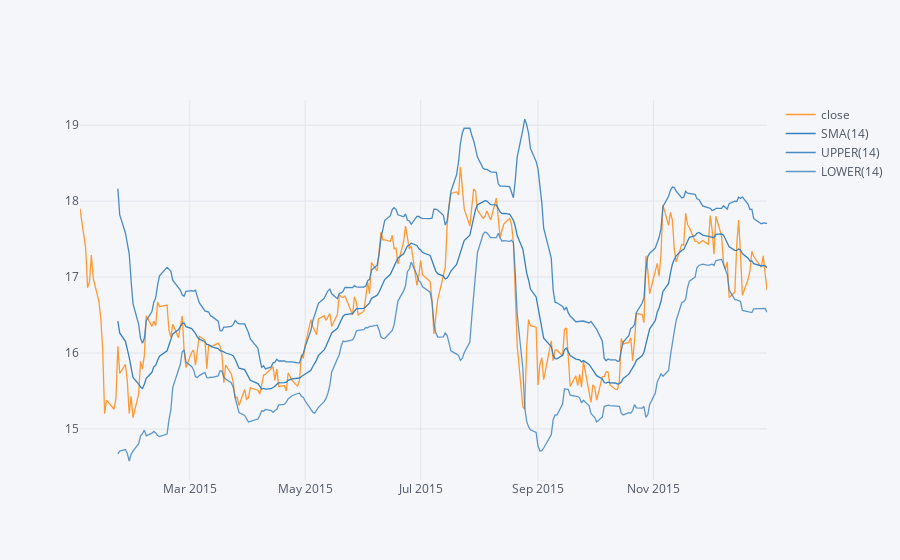

Write notebook code for a chart like this one.
### Code cell
BAC['close'].loc['2015-01-01':'2016-01-01'].ta_plot(study='boll')

### Figure 1 — Plotly figure (JSON) as saved in the notebook; plotly's stock layout.template omitted (floating-point values rounded to 4 significant figures; data arrays with more than 128 entries replaced by an {"elided": "..."} marker saying what was removed)
{"data": [{"line": {"color": "rgba(255, 153, 51, 1.0)", "dash": "solid", "shape": "linear", "width": 1.3}, "mode": "lines", "name": "close", "text": "", "x": {"elided": "252 str values"}, "y": {"elided": "252 float values"}, "type": "scatter"}, {"line": {"color": "rgba(55, 128, 191, 1.0)", "dash": "solid", "shape": "linear", "width": 1.3}, "mode": "lines", "name": "SMA(14)", "text": "", "x": {"elided": "252 str values"}, "y": {"elided": "252 mixed values"}, "type": "scatter"}, {"line": {"color": "rgba(55, 128, 191, 0.8999999999999999)", "dash": "solid", "shape": "linear", "width": 1.3}, "mode": "lines", "name": "UPPER(14)", "text": "", "x": {"elided": "252 str values"}, "y": {"elided": "252 mixed values"}, "type": "scatter"}, {"line": {"color": "rgba(55, 128, 191, 0.7999999999999998)", "dash": "solid", "shape": "linear", "width": 1.3}, "mode": "lines", "name": "LOWER(14)", "text": "", "x": {"elided": "252 str values"}, "y": {"elided": "252 mixed values"}, "type": "scatter"}], "layout": {"legend": {"bgcolor": "#F5F6F9", "font": {"color": "#4D5663"}}, "paper_bgcolor": "#F5F6F9", "plot_bgcolor": "#F5F6F9", "title": {"font": {"color": "#4D5663"}}, "xaxis": {"gridcolor": "#E1E5ED", "showgrid": true, "tickfont": {"color": "#4D5663"}, "title": {"font": {"color": "#4D5663"}, "text": ""}, "zerolinecolor": "#E1E5ED"}, "yaxis": {"gridcolor": "#E1E5ED", "showgrid": true, "tickfont": {"color": "#4D5663"}, "title": {"font": {"color": "#4D5663"}, "text": ""}, "zerolinecolor": "#E1E5ED"}}}
